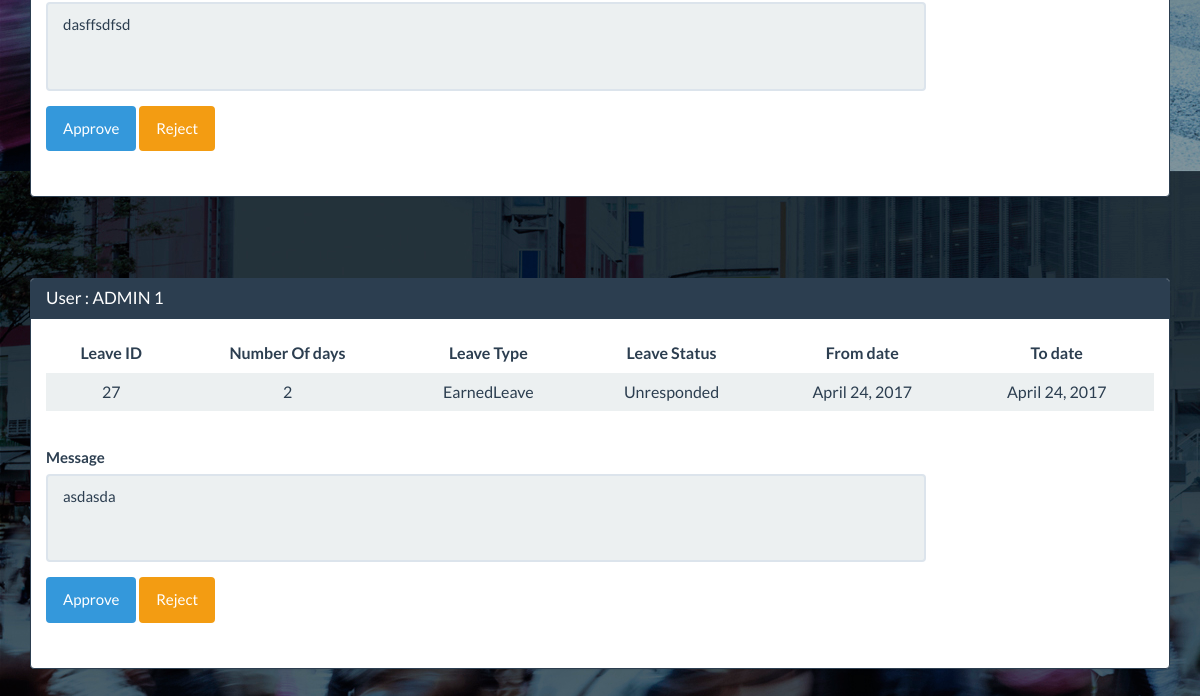
Page /respond/to/leave (signed in, lower part) on the earlier database version.
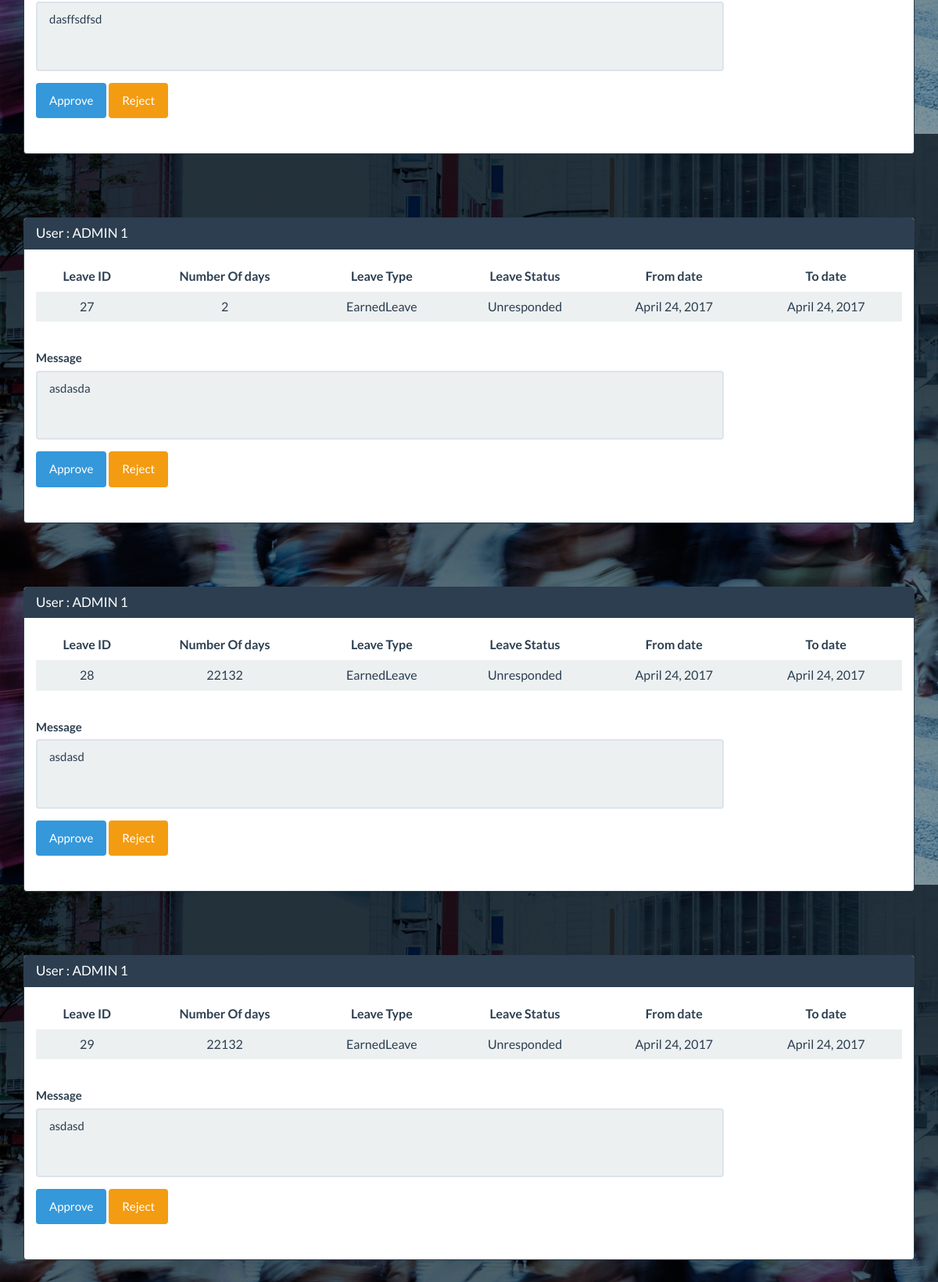
Same page on the later database version.
### LeaveManagement/models.py (models this page shows, shortened)
class LeaveApplication(models.Model):
    TYPES_OF_LEAVES = (
        ('SL', 'SickLeave'),
        ('EL', 'EarnedLeave'),
        ('PL', 'PersonalLeave')
    )
    LEAVE_STATUS = (
        ('U', 'Unresponded'),
        ('A', 'Approved'),
        ('R', 'Rejected'),
    )
    leave_id = models.AutoField(primary_key=True)
    applicant = models.ForeignKey(User, related_name='applicant', on_delete=models.CASCADE)
    approver = models.ForeignKey(User, related_name='approver', on_delete=models.CASCADE)
    created_on = models.DateTimeField(auto_now_add=True)
    responded_on = models.DateTimeField(auto_now=True, null=True)
    leave_type = models.CharField(max_length=2, choices=TYPES_OF_LEAVES)
    number_of_days= models.IntegerField()
    from_date = models.DateField()
    to_date = models.DateField()
    leave_status = models.CharField(max_length=1, choices=LEAVE_STATUS, default='U')
    additional_message = models.TextField(max_length=200)
    class Meta:
        db_table = 'LeaveApplication'

### LeaveManagement/views.py (the view, shortened to what this page needs)
# urls.py: url(r'^respond/to/leave$', views.responding_to_leave_application, name='responding_to_leave'),
@login_required
def responding_to_leave_application(request):
    if request.method == "GET":
        applications = LeaveApplication.objects.filter(approver = request.user, leave_status = 'U')
        return render(request, "lm/responding_to_application.html", {"applications":applications})

### LeaveManagement/templates/lm/responding_to_application.html (shortened to what this page needs)
{% extends 'lm/base.html' %}
{% block content %}
    {% for application in applications%}
    <div style="padding:30px">
        <div class="panel panel-primary">
            <div class="panel-heading">
                <h3 class="panel-title">User : {{application.applicant.first_name}}</h3>
            </div>
            <div class="panel-body">
                <table style="text-align:center"  class="table table-striped table-hover ">
                    <thead>
                    <tr>
                        <th style="text-align:center">Leave ID</th>
                        <th style="text-align:center">Number Of days</th>
                        <th style="text-align:center">Leave Type</th>
                        <th style="text-align:center">Leave Status</th>
                        <th style="text-align:center">From date</th>
                        <th style="text-align:center">To date</th>
                    </tr>
                    </thead>
                    <tbody>
                        <tr class="active">
                            <td>{{application.leave_id}}</td>
                            <td>{{application.number_of_days}}</td>
                            <td>{{application.get_leave_type_display}}</td>
                            <td>{{application.get_leave_status_display}}</td>
                            <td>{{application.from_date}}</td>
                            <td>{{application.to_date}}</td>
                        </tr>
                    </tbody>
                </table>
            </div>
            <div class="form-group">
                <label for="textArea" class="col-lg-2 control-label">Message</label>
                <div style="padding:15px;width:80%">
                    <textarea class="form-control" style="resize:none" rows="3" id="textArea" readonly>{{application.additional_message}}</textarea>
                    <form method="POST">{% csrf_token %}
                        <div class="form-group">
                            <div style="padding-top:15px">
                                <button type="submit" value="A" name="submit" id="submit1" class="btn btn-info">Approve</button>
                                <button type="submit" value="R" name="submit" id="submit2" class="btn btn-warning">Reject</button>
                            </div>
                        </div>
                    </form>
                </div>
            </div>
        </div>
    </div>
    {% endfor %}
{% endblock %}

Differences in the rows shown:
added LeaveApplication: applicant.first_name "ADMIN 1", leave_id "28", number_of_days "22132", leave_type "EarnedLeave", leave_status "Unresponded", from_date "April 24, 2017", to_date "April 24, 2017", additional_message "asdasd"
added LeaveApplication: applicant.first_name "ADMIN 1", leave_id "29", number_of_days "22132", leave_type "EarnedLeave", leave_status "Unresponded", from_date "April 24, 2017", to_date "April 24, 2017", additional_message "asdasd"
